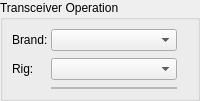
                         <widget class="QFrame" name="frame_rig_top">
                          <property name="frameShape">
                           <enum>QFrame::NoFrame</enum>
                          </property>
                          <property name="frameShadow">
                           <enum>QFrame::Plain</enum>
                          </property>
                          <layout class="QHBoxLayout" name="horizontalLayout_16">
                           <property name="spacing">
                            <number>0</number>
                           </property>
                           <property name="leftMargin">
                            <number>0</number>
                           </property>
                           <property name="topMargin">
                            <number>0</number>
                           </property>
                           <property name="rightMargin">
                            <number>0</number>
                           </property>
                           <property name="bottomMargin">
                            <number>0</number>
                           </property>
                           <item>
                            <widget class="QGroupBox" name="groupBox_rig_top_basic">
                             <property name="title">
                              <string>Transceiver Operation</string>
                             </property>
                             <layout class="QHBoxLayout" name="horizontalLayout_17">
                              <item>
                               <widget class="QFrame" name="frame_rig_left">
                                <property name="sizePolicy">
                                 <sizepolicy hsizetype="MinimumExpanding" vsizetype="MinimumExpanding">
                                  <horstretch>50</horstretch>
                                  <verstretch>0</verstretch>
                                 </sizepolicy>
                                </property>
                                <property name="frameShape">
                                 <enum>QFrame::NoFrame</enum>
                                </property>
                                <property name="frameShadow">
                                 <enum>QFrame::Plain</enum>
                                </property>
                                <layout class="QFormLayout" name="formLayout_16">
                                 <property name="horizontalSpacing">
                                  <number>0</number>
                                 </property>
                                 <property name="verticalSpacing">
                                  <number>7</number>
                                 </property>
                                 <property name="leftMargin">
                                  <number>0</number>
                                 </property>
                                 <property name="topMargin">
                                  <number>0</number>
                                 </property>
                                 <property name="rightMargin">
                                  <number>11</number>
                                 </property>
                                 <property name="bottomMargin">
                                  <number>0</number>
                                 </property>
                                 <item row="1" column="0">
                                  <widget class="QLabel" name="label_brand_selection">
                                   <property name="text">
                                    <string>Brand: </string>
                                   </property>
                                  </widget>
                                 </item>
                                 <item row="1" column="1">
                                  <widget class="QComboBox" name="comboBox_brand_selection">
                                   <property name="sizePolicy">
                                    <sizepolicy hsizetype="MinimumExpanding" vsizetype="Fixed">
                                     <horstretch>0</horstretch>
                                     <verstretch>0</verstretch>
                                    </sizepolicy>
                                   </property>
                                  </widget>
                                 </item>
                                 <item row="2" column="0">
                                  <widget class="QLabel" name="label_rig_selection">
                                   <property name="text">
                                    <string>Rig: </string>
                                   </property>
                                  </widget>
                                 </item>
                                 <item row="2" column="1">
                                  <widget class="QComboBox" name="comboBox_rig_selection">
                                   <property name="sizePolicy">
                                    <sizepolicy hsizetype="MinimumExpanding" vsizetype="Fixed">
                                     <horstretch>0</horstretch>
                                     <verstretch>0</verstretch>
                                    </sizepolicy>
                                   </property>
                                  </widget>
                                 </item>
                                 <item row="3" column="1">
                                  <widget class="QFrame" name="frame_rig_left_inner_subopt">
                                   <property name="frameShape">
                                    <enum>QFrame::StyledPanel</enum>
                                   </property>
                                   <property name="frameShadow">
                                    <enum>QFrame::Raised</enum>
                                   </property>
                                   <layout class="QHBoxLayout" name="horizontalLayout_18">
                                    <property name="spacing">
                                     <number>0</number>
                                    </property>
                                    <property name="leftMargin">
                                     <number>0</number>
                                    </property>
                                    <property name="topMargin">
                                     <number>0</number>
                                    </property>
                                    <property name="rightMargin">
                                     <number>0</number>
                                    </property>
                                    <property name="bottomMargin">
                                     <number>0</number>
                                    </property>
                                   </layout>
                                  </widget>
                                 </item>
                                </layout>
                               </widget>
                              </item>
                             </layout>
                            </widget>
                           </item>
                          </layout>
                         </widget>
